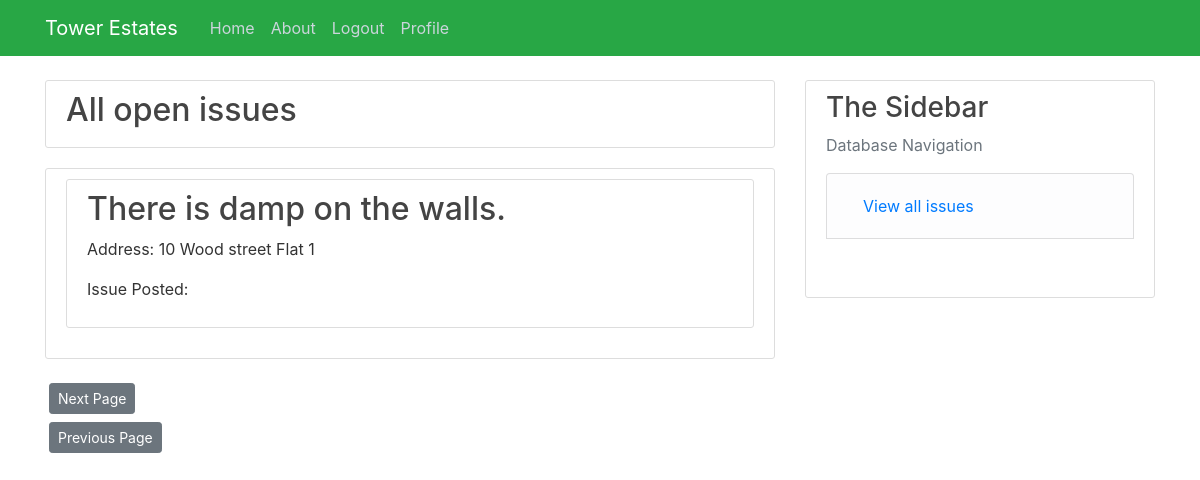
The app's page /Landlord_Issues (signed in) with its own data.
### Tower/models.py (models this page shows, shortened)
class Issue(db.Model):  # Issue table
    issue_id = db.Column(db.Integer, primary_key=True)
    summary = db.Column(db.String(100), nullable=False)
    content = db.Column(db.String(500), nullable=False)
    approved = db.Column(db.Boolean, default=False)
    opened = db.Column(db.DateTime, nullable=False, default=datetime.utcnow())
    closed = db.Column(db.Boolean, default=False)
    property_id = db.Column(db.Integer, db.ForeignKey("properties.property_id"), nullable=False)
    jobs = db.relationship("Jobs", backref="Issue", lazy=True, cascade="all, delete-orphan")
    notes = db.relationship("Issue_Notes", backref="Issue", lazy=True, cascade="all, delete-orphan")

class Properties(db.Model):  # Properties table
    property_id = db.Column(db.Integer, primary_key=True)
    address_line_1 = db.Column(db.String(35), nullable=False)
    address_line_2 = db.Column(db.String(20), nullable=True, default=" ")
    postcode = db.Column(db.String(10), nullable=False)
    landlord_id = db.Column(db.Integer, db.ForeignKey("user.user_id"), nullable=False)
    issue = db.relationship("Issue",cascade="all, delete-orphan", backref="Properties", lazy=True)

### Tower/routes.py (the view)
@app.route("/Landlord_Issues")
@login_required
def Landlord_issues():  # Outputs all issues relevant to a landlord
    if current_user.role != ("Landlord"):
        abort(403)
    page = request.args.get("page", 1, type=int)
    query = db.session.query(Issue, Properties).outerjoin(Properties,
                                                          Properties.property_id == Issue.property_id).filter(
        Properties.landlord_id == current_user.user_id). \
        order_by(Issue.issue_id.desc())  # Queries issues and the properties they are attached to
    issues = query.paginate(page, per_page=10)  # Paginates the query
    next_url = url_for("all_issues", page=issues.next_num) \
        if issues.has_next else None
    prev_url = url_for("all_issues", page=issues.prev_num) \
        if issues.has_prev else None
    issues = query.paginate(page, per_page=10)
    return render_template("all_issues.html", title="View issues", issues=issues, next_url=next_url,
                           prev_url=prev_url, page=page)

### Tower/models.py (called while the page is built)
@login_manager.user_loader
def load_user(user_id):
    return User.query.get(int(user_id))

### Tower/templates/all_issues.html
{% extends "layout.html" %}
{% block content %}
<div class="content-section">
    <h2>All open issues</h2>
</div>
<div class="content-section">
    {% for content in issues.items %}
    <div class="content-section">
        <h2><a class="article-title" href="{{ url_for('Issue_page', issue_id=content.Issue.issue_id) }} ">{{content.Issue.summary}}</a></h2>
        <p>Address: {{content.Properties.address_line_1}} {{content.Properties.address_line_2}} </p>
        <p>Issue Posted: {{content.Issue.post_time}}</p>
    </div>
    {% endfor %}
</div>
<div>
    <a class="btn btn-secondary btn-sm m-1" href=" {{next_url}}">Next Page</a>
</div>
<div>
    <a class="btn btn-secondary btn-sm m-1" href=" {{prev_url}}">Previous Page</a>
</div>
{% endblock content %}

### Tower/Static/main.css (style rules this page uses)
body { background: #ffffff; color: #333333; margin-top: 5rem; }
h1, h2, h3, h4, h5, h6 { color: #444444; }
.content-section { background: #ffffff; padding: 10px 20px; border: 1px solid #dddddd; border-radius: 3px; margin-bottom: 20px; }
.article-title { color: #444444; }

### records on screen
Issue: Issue.summary "There is damp on the walls.", Properties.address_line_1 "10 Wood street", Properties.address_line_2 "Flat 1"
